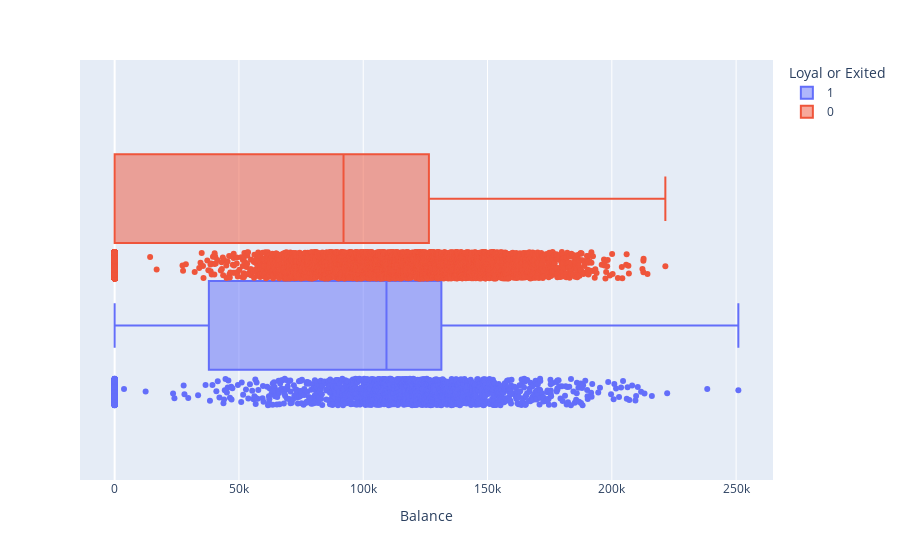

Notebook code for this chart:
### Code cell
px.box(churn_data,
      x='Balance',
      points='all',
      color='Exited',
      labels={'Exited': 'Loyal or Exited'},
    #   category_orders={'Exited': ['True', 'False']},
       
       )

### Figure 1 — Plotly figure (JSON) as saved in the notebook; plotly's stock layout.template omitted (floating-point values rounded to 4 significant figures; data arrays with more than 128 entries replaced by an {"elided": "..."} marker saying what was removed)
{"data": [{"alignmentgroup": "True", "boxpoints": "all", "hovertemplate": "Loyal or Exited=1<br>Balance=%{x}<extra></extra>", "legendgroup": "1", "marker": {"color": "#636efa"}, "name": "1", "notched": false, "offsetgroup": "1", "orientation": "h", "showlegend": true, "type": "box", "x": {"elided": "2037 float values"}, "x0": " ", "xaxis": "x", "y0": " ", "yaxis": "y"}, {"alignmentgroup": "True", "boxpoints": "all", "hovertemplate": "Loyal or Exited=0<br>Balance=%{x}<extra></extra>", "legendgroup": "0", "marker": {"color": "#EF553B"}, "name": "0", "notched": false, "offsetgroup": "0", "orientation": "h", "showlegend": true, "type": "box", "x": {"elided": "7963 float values"}, "x0": " ", "xaxis": "x", "y0": " ", "yaxis": "y"}], "layout": {"boxmode": "group", "legend": {"title": {"text": "Loyal or Exited"}, "tracegroupgap": 0}, "margin": {"t": 60}, "xaxis": {"anchor": "y", "domain": [0, 1], "title": {"text": "Balance"}}, "yaxis": {"anchor": "x", "domain": [0, 1]}}}
